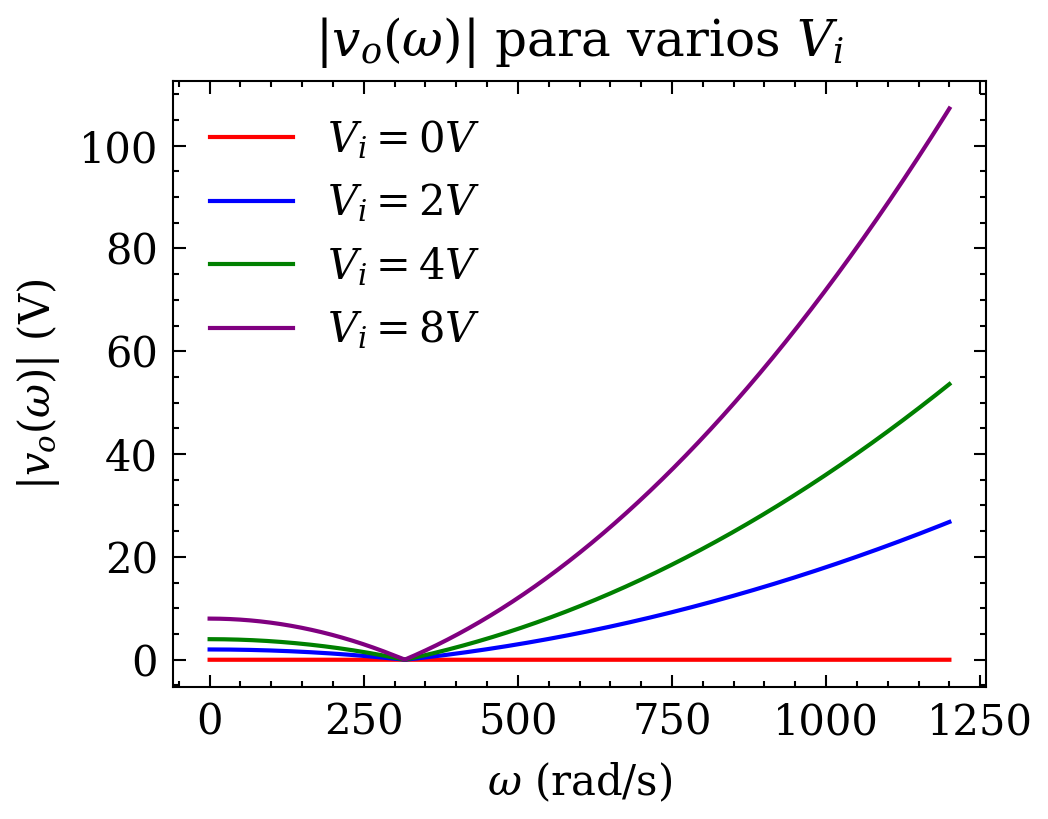

The Python source for this figure:
import matplotlib.pyplot as plt
import numpy as np

def main():

    plt.style.use(['science','no-latex'])

    l, c = 100e-3, 100e-6    
    vo = lambda w, vi : np.abs( vi * (1- (w**2)*l*c) )
    
    omegas = np.linspace(0, 1.2e3, 100000)

    fig = plt.figure()
    ax = fig.add_subplot()
    ax.set_title('$|v_o(\omega)|$ para varios $V_i$')
    ax.set_xlabel('$\omega$ (rad/s)',fontsize=10)
    ax.set_ylabel('$|v_o(\omega)|$ (V)',fontsize=10)
    
    lista_colores = ['red', 'blue', 'green', 'purple', 'black'] 
    lista_vi = [0, 2, 4, 8]
    
    for i in range(4):
        plt.plot(omegas, vo(omegas, lista_vi[i]), color=lista_colores[i], label = f'$V_i = {lista_vi[i]} V$')
        
    ax.legend(loc ="upper left")
    
    plt.savefig('tarea3edu.png', dpi=300, bbox_inches='tight')
    plt.show()
 
if __name__ == "__main__":
    main()
    